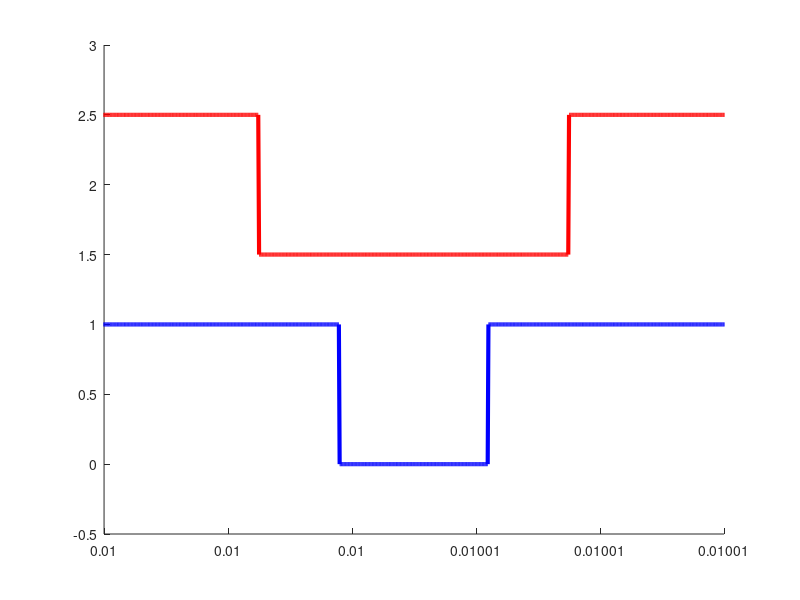

Here is the MATLAB script that generated this plot: (Note: this script raises an error after producing the figure.)
clear ;
clc;
tic;
%% Time array
ma = 0.6;
fout = 50; % Hz
fsw = 100000; % Hz
Tstep = (1/fsw)/800; % s
Ts = Tstep; % s
Tfinal =1/fout ; % s
time_array = 0:Tstep:Tfinal-Tstep;
NumberofSteps = numel(time_array);
%Generate switching signals
The_c=0;
The_f=-pi/2;
phaseA=The_f+0;
phaseB=The_f-2*pi/3;
phaseC=The_f+2*pi/3;
VrefA = ma*cos(2*pi*fout*time_array+phaseA);
VrefB = ma*cos(2*pi*fout*time_array+phaseB);
VrefC = ma*cos(2*pi*fout*time_array+phaseC);
Vtriang = zeros(1, NumberofSteps);
for k = 1:Tfinal*fsw
   Triang_temp = triang(1/(Ts*fsw));
   Vtriang((length(Triang_temp)*(k-1)+1:k/(Tstep*fsw))) = (Triang_temp*2)-1;
end

carrierPhA=0;
carrierPhB=0;
carrierPhC=0;
carA= round(carrierPhA/(fsw*Ts)/360);
if carA==0
    carA=1;
end
carB= round(carrierPhB/(fsw*Ts)/360);
if carB==0
    carB=1;
end
carC= round(carrierPhC/(fsw*Ts)/360);
if carC==0
    carC=1;
end

VcarrierA = [ Vtriang(carA:end), zeros(1,carA-1)];
VcarrierB = [ Vtriang(carB:end), zeros(1,carB-1)];
VcarrierC = [ Vtriang(carC:end), zeros(1,carC-1)];


SA = double(VrefA > VcarrierA);
SB = double(VrefB > VcarrierB);
SC = double(VrefC > VcarrierC);

%%
figure1=figure();
axes1 = axes('Parent',figure1);
hold(axes1,'on');

plot(time_array,SA+1.5,'Linewidth',3,'Color','r')
hold on;
plot(time_array,SB,'Linewidth',3,'Color','b')
hold on;
% plot(time_array,SC-2,'Linewidth',3,'Color','m')



Tfinalx=0.00675;
Tfinalx=0.01;
xlimH= Tfinalx+1/fsw;
xlim([Tfinalx xlimH])
ylim([-0.5 3])

a1=integral(SA,-pi,pi)

hold on; 
plot(time_array,2+(sin(2*pi*fsw*time_array)/2),'Linewidth',2,'Color','r','LineStyle','--')
hold on;
plot(time_array,0.5+(sin(2*pi*fsw*time_array)/2),'Linewidth',2,'Color','b','LineStyle','--')



% xticklabels({'Ts','','Ts'})

box(axes1,'on');
hold(axes1,'off');
% Set the remaining axes properties
set(axes1,'XTick',[Tfinalx xlimH],'XTickLabel',{'0','Ts'},'FontName','TimesNewRoman','FontSize',20);
set(axes1,'YTick',[ 0 1 1.5 2.5],'YTickLabel',{'L','H','L','H'},'FontName','TimesNewRoman','FontSize',16);



legend1 = legend(axes1,'show',{'S_A','S_B'},'FontName','TimesNewRoman','FontSize',16);
set(legend1,...
    'Location','Best',...
    'EdgeColor','none',...
    'Color','none');
